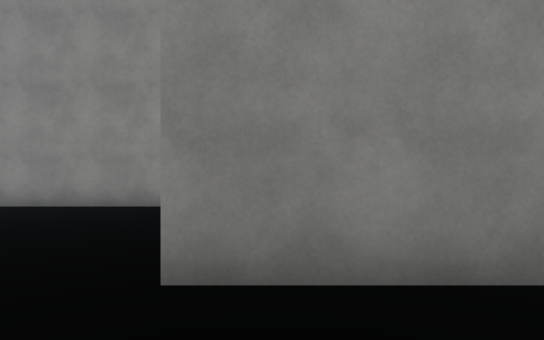
View 1 (above)

23 first-person views from a walk through a scene from a Unity 3-D project. The camera is 1.5 m above the floor, looks level and sees 75° across. The floor is counted in squares, 2 m on a side. Each view is taken from the middle of a square. On the plan, view 1 faces up. The plan holds only what a view shows up to about 11 squares ahead; the rest is blank. The place goes on beyond the plan. The player character is not drawn. Surface patterns are stand-ins for the level's own textures.

View 2
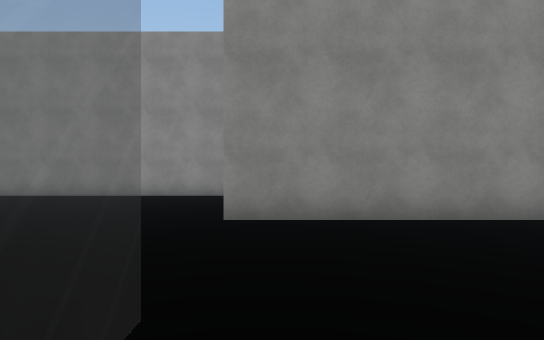

View 3
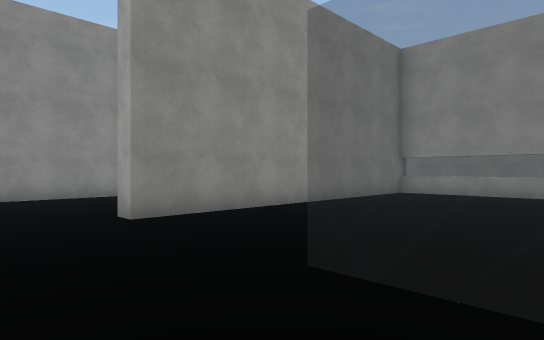

View 4
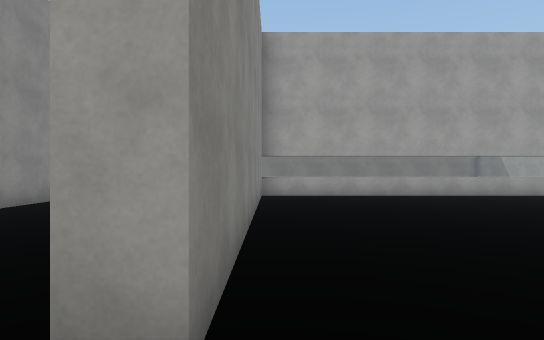

View 5
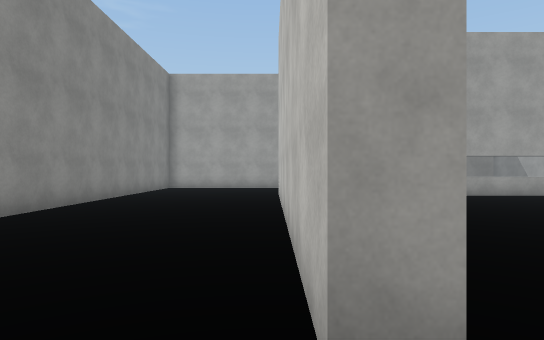

View 6
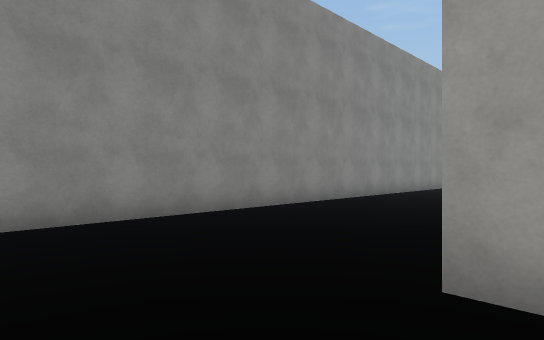

View 7
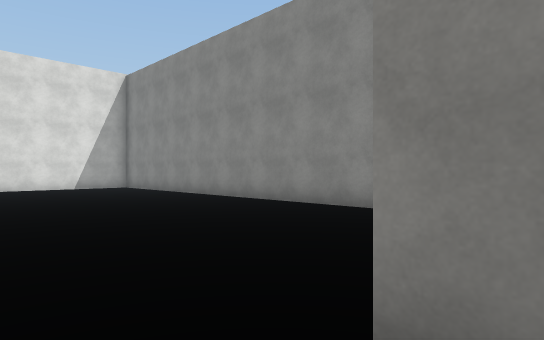

View 8
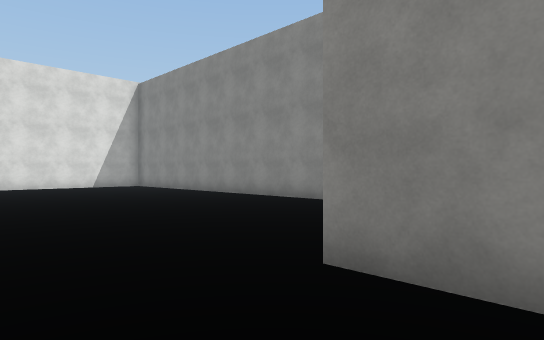

View 9
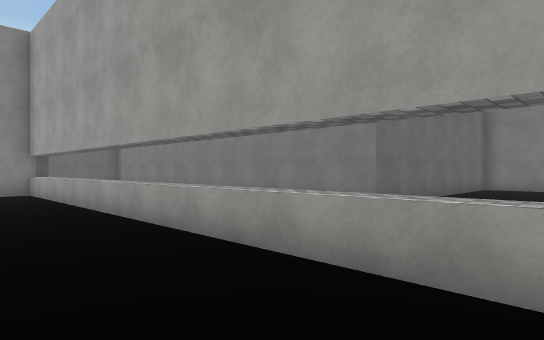

View 10
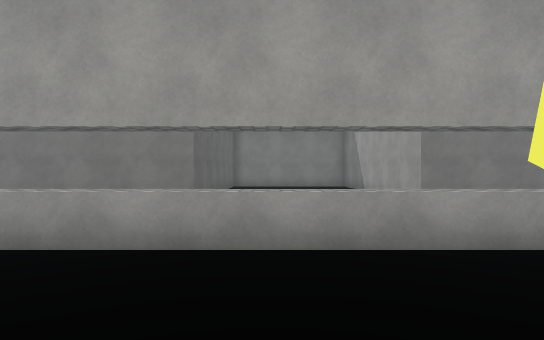

View 11
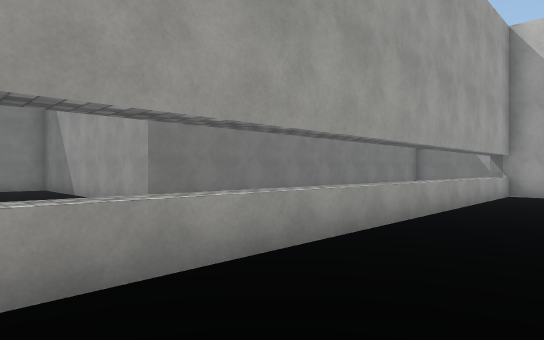

View 12
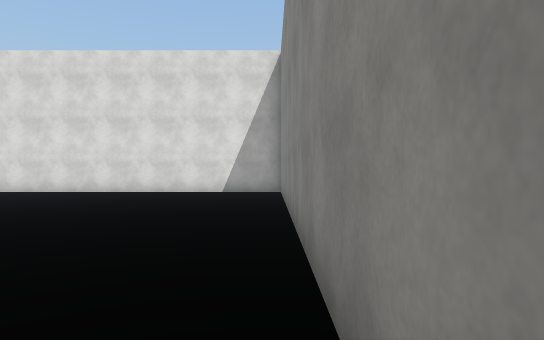

View 13
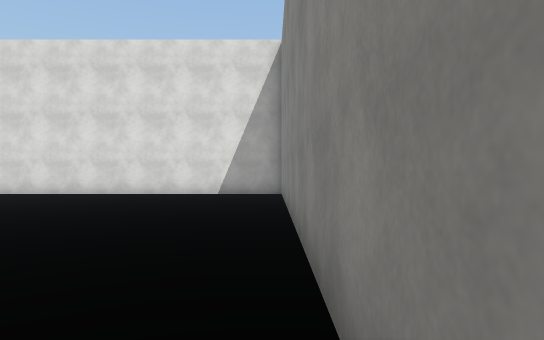

View 14
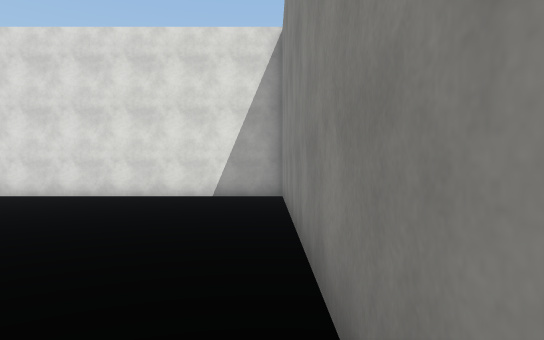

View 15
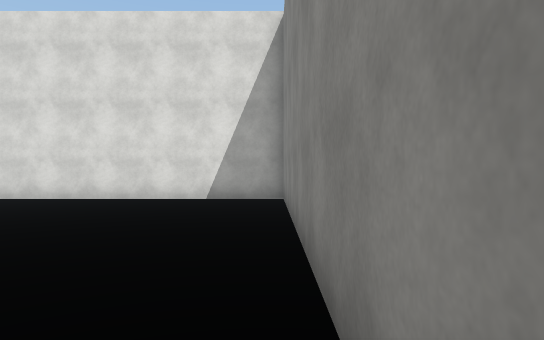

View 16
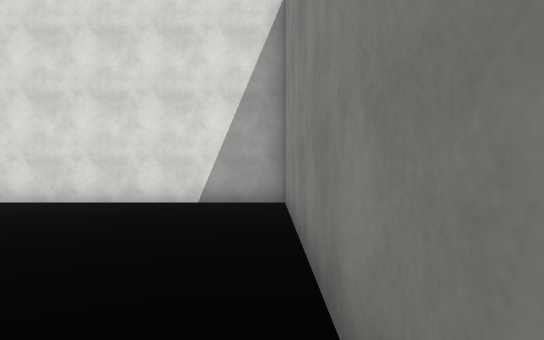

View 17
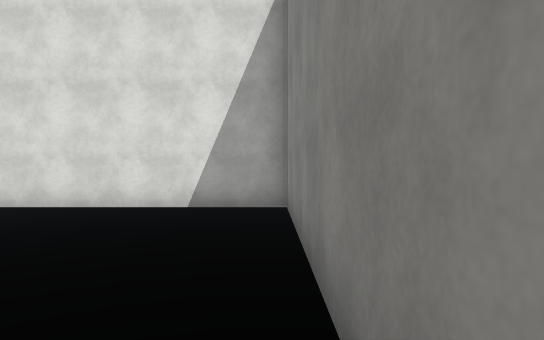

View 18
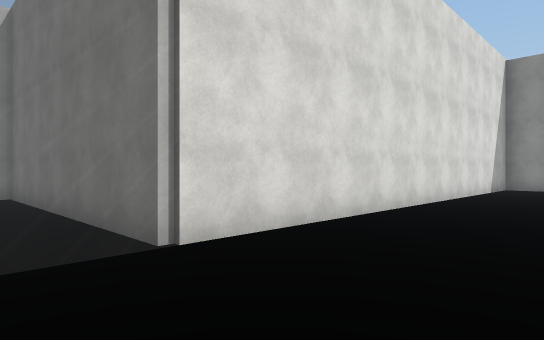

View 19
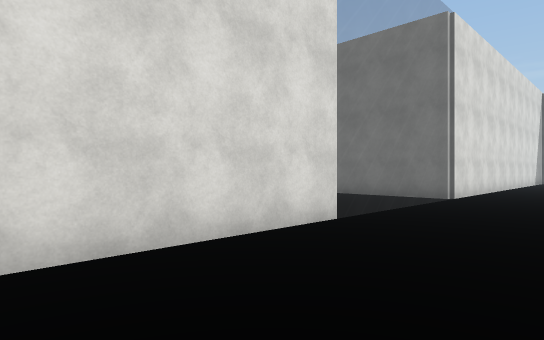

View 20
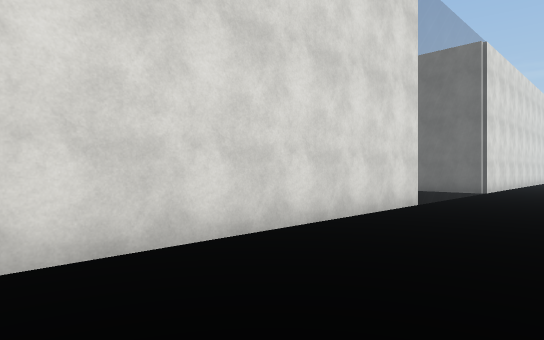

View 21
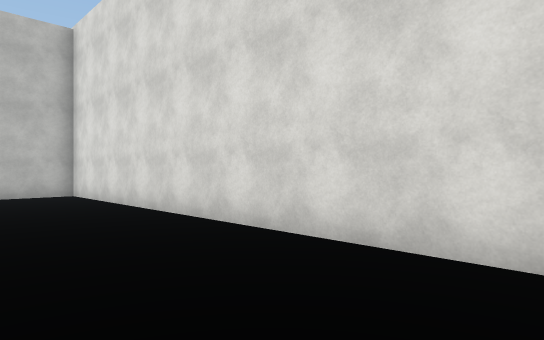

View 22
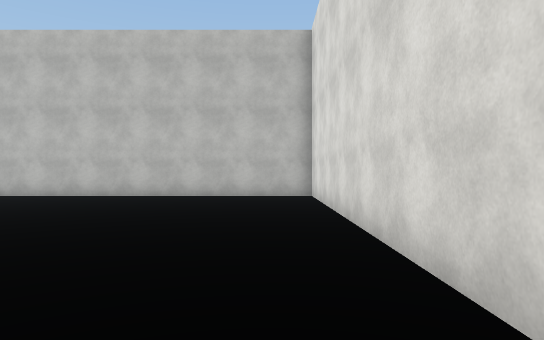

View 23
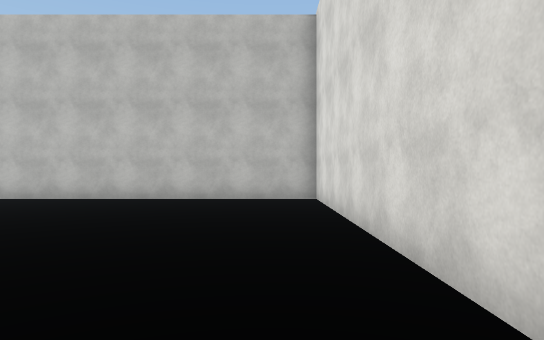

### Floor plan
Key: @ floor where view 1 was taken; # wall or solid block; . floor; = window, fence, low wall or low ledge.
Columns run from 18 left of view 1 to 19 right of it. Each row starts with its distance up from view 1.
  8   ##########################
  7   #.........................
  6   #.........................
  5   #................ ........
  4   #................ ........
  3   #...............    ......
  2   #...............########=
  1   #..... ..... ...........=
  0   #....        ...@.......=
 -1   #...          ..........=    #
 -2   #...           =........=.   #
 -3   #..          .  ..  ....=.   #
 -4   #..                   ..=.   #
 -5   #..                    .=.   #
 -6 ###...                    =.   ######
 -7  .=...                    =.      ....
 -8  .=....                .. =.      ....
 -9  .=...                    =.
-10   =...                  . =.       ...
-11   =...                    =.       ...
-12   #...                    =.   ######
-13   #....                   =.   #
-14   #..                    .=.   #
-15   # .                    .=.   #
-16   #   .                  .=.   #
-17   #                      .=    #
-18   #..                    .=
-19   #......                 =
-20   #.......                #
-21   #.......
-22   #........
-23   #.........
-24   #.........
-25   ###########

Where each view was taken, in squares from view 1:
view 1: 0 up, 0 right, facing up
view 2: 3 down, 0 right, facing up
view 3: 3 down, 3 left, facing up-right
view 4: 2 up, 2 left, facing right
view 5: 3 up, 2 left, facing right
view 6: 2 up, 3 left, facing up-right
view 7: 1 up, 0 right, facing up-left
view 8: 0 up, 1 right, facing up-left
view 9: 10 down, 6 right, facing up-right
view 10: 8 down, 5 right, facing right
view 11: 8 down, 6 right, facing down-right
view 12: 7 up, 3 left, facing left
view 13: 7 up, 4 left, facing left
view 14: 7 up, 5 left, facing left
view 15: 7 up, 6 left, facing left
view 16: 7 up, 7 left, facing left
view 17: 7 up, 8 left, facing left
view 18: 8 down, 12 left, facing up-left
view 19: 16 down, 12 left, facing up-left
view 20: 19 down, 12 left, facing up-left
view 21: 13 down, 12 left, facing down-left
view 22: 14 down, 14 left, facing down
view 23: 15 down, 14 left, facing down
